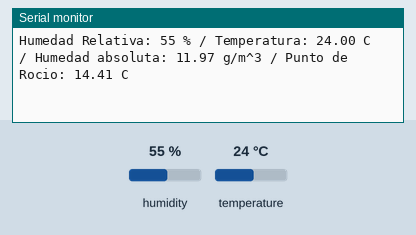
Bench run of a sketch on a simulated Arduino Uno, built with avr-gcc and run on an emulated ATmega328P. Shown: the last lines printed to the serial monitor. The test bench sets the inputs (shaded band); at power-on: humidity 55 %, temperature 24 °C.

Above: at 6.8 s.
6.9 s: humidity set to 22 %
At 13.2 s:
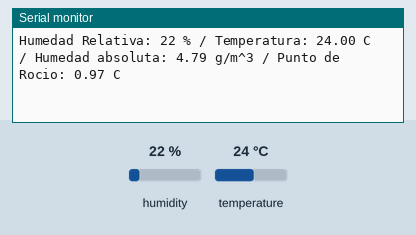
13.7 s: temperature set to 12 °C
At 18.9 s:
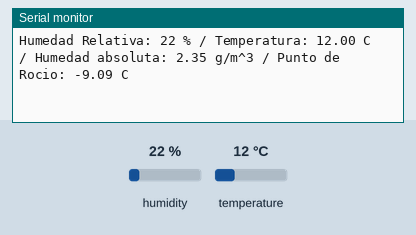
20.5 s: humidity set to 40 %
At 24.6 s:
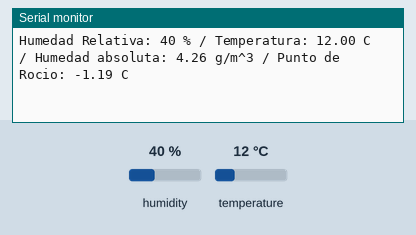
Timing chart, 0 to 26.1 s (numbered marks = the images above; inputs shaded):
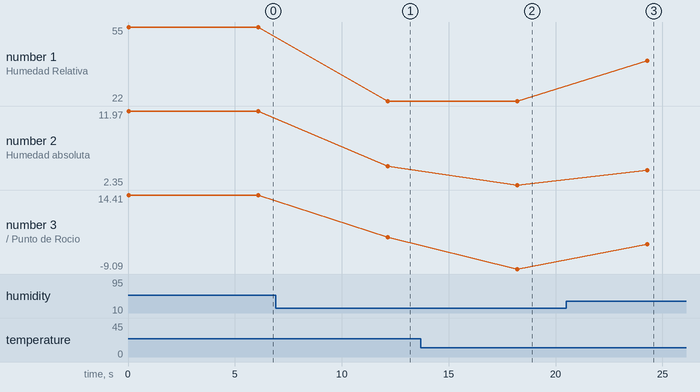

The sketch:

Temperatura.ino
```cpp
#include <DHT.h>
#include <DHT_U.h>
#include <math.h>

#define tipoDHT DHT11
int pinDHT = 7;
DHT HT(pinDHT, tipoDHT);

int humedadR;
float humedadA;
float temperaturaC;
float puntoR;

void setup() {
  // put your setup code here, to run once:
  Serial.begin(9600);
  HT.begin();
}

void loop() {
  humedadR = HT.readHumidity();
  temperaturaC = HT.readTemperature();

  Serial.print("Humedad Relativa: ");
  Serial.print(humedadR);
  Serial.print(" % / Temperatura: ");
  Serial.print(temperaturaC);
  Serial.print(" C / ");
  Serial.print("Humedad absoluta: ");
  Serial.print(humedadAbsoluta());
  Serial.print(" g/m^3 / ");
  Serial.print("Punto de Rocio: ");
  Serial.print(puntoRocio());
  Serial.println(" C");
  delay(6000);
}

float humedadAbsoluta(){
  //Presión de vapor de saturación a partir de la temperatura en Celcius
  float presionA = 611 * exp((17.27 * temperaturaC)/(237.3 + temperaturaC));
  //Presión de vapor a partir de la presión de vapor de saturación y la humedad relativa
  float presion = (humedadR * presionA) / 100;
  //Temperatura en Celcius a Kelvin
  float temperaturaK = temperaturaC + 273.15;
  //Cálculo de la humedad absoluta en kg/m^3
  humedadA = presion / (temperaturaK * 461.5);
  //Cálculo de la humedad absoluta en k/m^3
  humedadA = humedadA * 1000;
  return humedadA;
}

float puntoRocio(){
  float number = humedadR/100.0;
  float alpha = log(number) + ((17.625 * temperaturaC) / (243.04 + temperaturaC));
  puntoR = (243.04 * alpha) / (17.625 - alpha);
  return puntoR;
}
```

Measured:
- after the input at 6.9 s, the serial monitor: prints a new line after 5.3 s (image 1)
- after the input at 13.7 s, the serial monitor: prints a new line after 4.5 s (image 2)
- after the input at 20.5 s, the serial monitor: prints a new line after 3.8 s (image 3)
- plotted number 1: 55 → 22 after the input at 6.9 s, 22 → 40 after the input at 20.5 s
- plotted number 2: 11.97 → 4.79 after the input at 6.9 s, 4.79 → 2.35 after the input at 13.7 s, 2.35 → 4.26 after the input at 20.5 s
- plotted number 3: 14.41 → 0.97 after the input at 6.9 s, 0.97 → -9.09 after the input at 13.7 s, -9.09 → -1.19 after the input at 20.5 s
